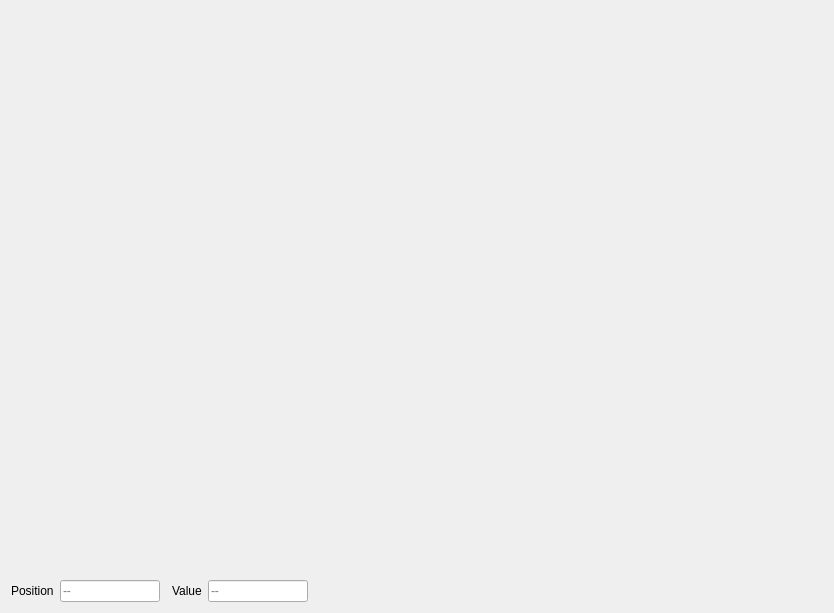
<?xml version="1.0" encoding="UTF-8"?>
<ui version="4.0">
 <class>Curve1DEditorWidget</class>
 <widget class="QWidget" name="Curve1DEditorWidget">
  <property name="geometry">
   <rect>
    <x>0</x>
    <y>0</y>
    <width>834</width>
    <height>613</height>
   </rect>
  </property>
  <property name="windowTitle">
   <string>Form</string>
  </property>
  <layout class="QVBoxLayout" name="verticalLayout">
   <property name="spacing">
    <number>0</number>
   </property>
   <item>
    <widget class="nsQGridBarWidget" name="GridBarWidget" native="true">
     <property name="minimumSize">
      <size>
       <width>0</width>
       <height>20</height>
      </size>
     </property>
     <property name="maximumSize">
      <size>
       <width>16777215</width>
       <height>20</height>
      </size>
     </property>
    </widget>
   </item>
   <item>
    <widget class="nsQtCurveEditWidget" name="CurveEdit" native="true">
     <property name="sizePolicy">
      <sizepolicy hsizetype="Expanding" vsizetype="Expanding">
       <horstretch>0</horstretch>
       <verstretch>0</verstretch>
      </sizepolicy>
     </property>
     <property name="minimumSize">
      <size>
       <width>0</width>
       <height>0</height>
      </size>
     </property>
    </widget>
   </item>
   <item>
    <spacer name="verticalSpacer">
     <property name="orientation">
      <enum>Qt::Vertical</enum>
     </property>
     <property name="sizeType">
      <enum>QSizePolicy::Fixed</enum>
     </property>
     <property name="sizeHint" stdset="0">
      <size>
       <width>20</width>
       <height>6</height>
      </size>
     </property>
    </spacer>
   </item>
   <item>
    <layout class="QHBoxLayout" name="horizontalLayout">
     <property name="spacing">
      <number>6</number>
     </property>
     <item>
      <widget class="QLabel" name="label">
       <property name="text">
        <string>Position</string>
       </property>
      </widget>
     </item>
     <item>
      <widget class="QLineEdit" name="LinePosition">
       <property name="maximumSize">
        <size>
         <width>100</width>
         <height>16777215</height>
        </size>
       </property>
       <property name="maxLength">
        <number>11</number>
       </property>
       <property name="placeholderText">
        <string>--</string>
       </property>
       <property name="clearButtonEnabled">
        <bool>false</bool>
       </property>
      </widget>
     </item>
     <item>
      <widget class="QWidget" name="ColorWidget" native="true"/>
     </item>
     <item>
      <widget class="QLabel" name="LabelValue">
       <property name="text">
        <string>Value</string>
       </property>
      </widget>
     </item>
     <item>
      <widget class="QLineEdit" name="LineValue">
       <property name="maximumSize">
        <size>
         <width>100</width>
         <height>16777215</height>
        </size>
       </property>
       <property name="maxLength">
        <number>11</number>
       </property>
       <property name="placeholderText">
        <string>--</string>
       </property>
       <property name="clearButtonEnabled">
        <bool>false</bool>
       </property>
      </widget>
     </item>
     <item>
      <spacer name="horizontalSpacer">
       <property name="orientation">
        <enum>Qt::Horizontal</enum>
       </property>
       <property name="sizeHint" stdset="0">
        <size>
         <width>40</width>
         <height>20</height>
        </size>
       </property>
      </spacer>
     </item>
    </layout>
   </item>
  </layout>
 </widget>
 <customwidgets>
  <customwidget>
   <class>nsQGridBarWidget</class>
   <extends>QWidget</extends>
   <header location="global">GuiFoundation/Widgets/GridBarWidget.moc.h</header>
   <container>1</container>
  </customwidget>
  <customwidget>
   <class>nsQtCurveEditWidget</class>
   <extends>QWidget</extends>
   <header location="global">GuiFoundation/Widgets/CurveEditWidget.moc.h</header>
   <container>1</container>
  </customwidget>
 </customwidgets>
 <resources>
  <include location="../QtResources/resources.qrc"/>
 </resources>
 <connections/>
</ui> 
